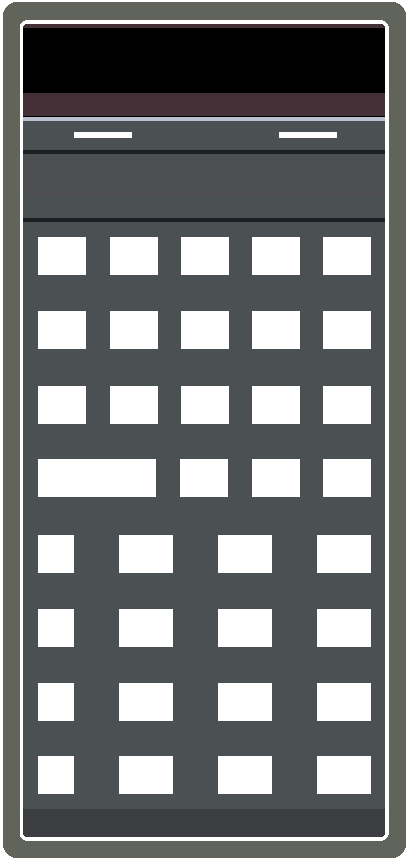
#> input picture Resource/Engine/HP-65/Assets/D/D01.png, 409 x 861 px, found by its file name
$ python build-d02-from-d01.py
#> lines starting #> are read from the running program, lines starting #| are printed output that depends on the picture; after the words box and inside, x2 and y2 are one past the last pixel; in counts of white or black regions, pixels touching at a corner belong together
#> in build, src is the input picture: shape (861, 409, 4); mean R, G, B, A 65.5, 67.9, 68.6, 205.5
"""Build D02.png from D01.png: equal white-frame radii + opaque gutter corner fill."""
from __future__ import annotations

import sys
from pathlib import Path

import numpy as np
from PIL import Image, ImageDraw

ASSETS = Path(r"D:\$Board\Works\Side.Codes\TeoCalc\Resource\Engine\HP-65\Assets")
D01 = ASSETS / "D01.png"
OUT = ASSETS / "D02.png"

W, H = 409, 861
FACE_X, FACE_W = 23, 362
FACE_X1 = FACE_X + FACE_W - 1
CONTENT_Y0, CONTENT_Y1 = 24, 836

FRAME_W = 3
FRAME_R = 6  # equal outer + inner white frame corner radius
FRAME_SCALE = 4  # supersample frame rings for smooth corner blends

CHASSIS = (97, 100, 90, 255)
WHITE = (255, 255, 255, 255)

OUTER = (0, 0, W - 1, H - 1)
GUTTER_OUTER = (FRAME_W, FRAME_W, W - 1 - FRAME_W, H - 1 - FRAME_W)
INNER_WHITE = (20, 20, 388, 840)
CONTENT = (FACE_X, CONTENT_Y0, FACE_X1, CONTENT_Y1)


def _scale_box(box: tuple[int, int, int, int], scale: int) -> tuple[int, int, int, int]:
    x0, y0, x1, y1 = box
    s = scale
    return x0 * s, y0 * s, x1 * s + (s - 1), y1 * s + (s - 1)


def _render_frame_layer(size: tuple[int, int]) -> Image.Image:
    """Anti-aliased chassis + white rings (supersampled, then downscaled)."""
    sw, sh = size[0] * FRAME_SCALE, size[1] * FRAME_SCALE
    hi_size = (sw, sh)
    r = FRAME_R * FRAME_SCALE
    w = FRAME_W * FRAME_SCALE

    def ring(outer: tuple[int, int, int, int], inner: tuple[int, int, int, int]) -> Image.Image:
        inner_r = max(1, r - w)
        mask = Image.new("L", hi_size, 0)
        draw = ImageDraw.Draw(mask)
        draw.rounded_rectangle(_scale_box(outer, FRAME_SCALE), radius=r, fill=255)
        draw.rounded_rectangle(_scale_box(inner, FRAME_SCALE), radius=inner_r, fill=0)
        return mask

    hi = Image.new("RGBA", hi_size, CHASSIS)
    _paste_color(hi, ring(GUTTER_OUTER, INNER_WHITE), CHASSIS)
    _paste_color(hi, ring(OUTER, GUTTER_OUTER), WHITE)
    _paste_color(hi, ring(INNER_WHITE, CONTENT), WHITE)
    return hi.resize(size, Image.Resampling.LANCZOS)


def _paste_color(base: Image.Image, mask: Image.Image, rgba: tuple[int, int, int, int]) -> None:
    layer = Image.new("RGBA", base.size, rgba)
    base.paste(layer, mask=mask)


def _key_well_mask(arr: np.ndarray) -> np.ndarray:
    """Transparent keypad holes to preserve through frame rebuild."""
    alpha = arr[:, :, 3] == 0
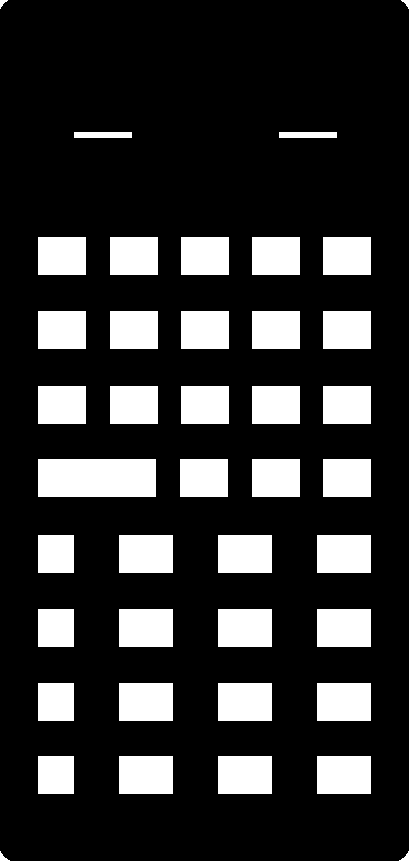
#> alpha: shape (861, 409) bool; 19.4% white; 41 white regions, largest, box (x1, y1, x2, y2) and area: (38, 459, 156, 497) 4484, (119, 535, 173, 573) 2052, (218, 535, 272, 573) 2052
    ys = np.arange(arr.shape[0])[:, None]
#> ys = 861 values from 0 to 860
    xs = np.arange(arr.shape[1])[None, :]
    in_keypad = (ys >= 222) & (xs >= FACE_X) & (xs <= FACE_X1)
    return alpha & in_keypad
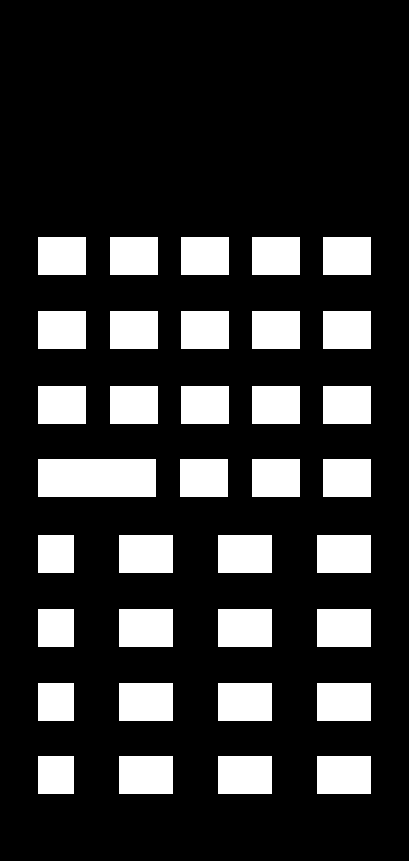
#> returned value: shape (861, 409) bool; 19.1% white; 35 white regions, largest, box (x1, y1, x2, y2) and area: (38, 459, 156, 497) 4484, (119, 535, 173, 573) 2052, (218, 535, 272, 573) 2052


def build(d01_path: Path = D01, out_path: Path = OUT) -> None:
    if not d01_path.exists():
        raise FileNotFoundError(d01_path)

    src = np.array(Image.open(d01_path).convert("RGBA"))
    keys = _key_well_mask(src)
    size = (W, H)

    # Faceplate interior (inside inner white hole) copied verbatim from D01.
    interior = Image.fromarray(src.copy(), "RGBA")
    canvas = _render_frame_layer(size)
#> in _render_frame_layer, `hi = Image.new("RGBA", hi_size, CHASSIS)`:
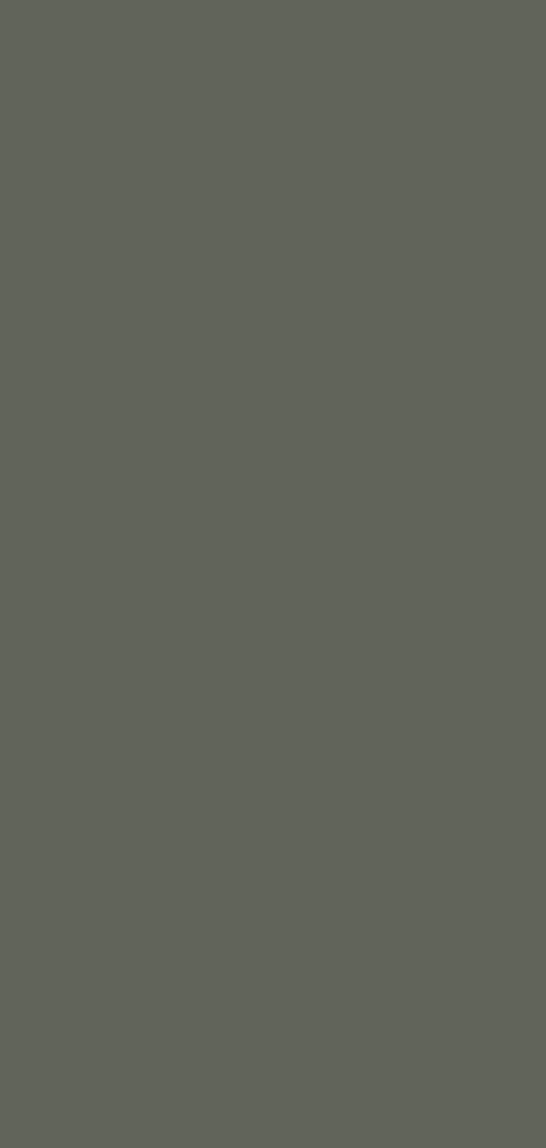
#> hi: PIL image 1636x3444 RGBA (shown at 1/3 size); mean R, G, B, A 97, 100, 90, 255
#> in ring, `mask = Image.new("L", hi_size, 0)`: mask: PIL image 1636x3444 L; every value is 0
#> call 2 of _paste_color, with rgba = (255, 255, 255, 255)
#> in _paste_color (call 2), `layer = Image.new("RGBA", base.size, rgba)`: layer: PIL image 1636x3444 RGBA; every value is 255
#> in _paste_color (call 2), `base.paste(layer, mask=mask)`:
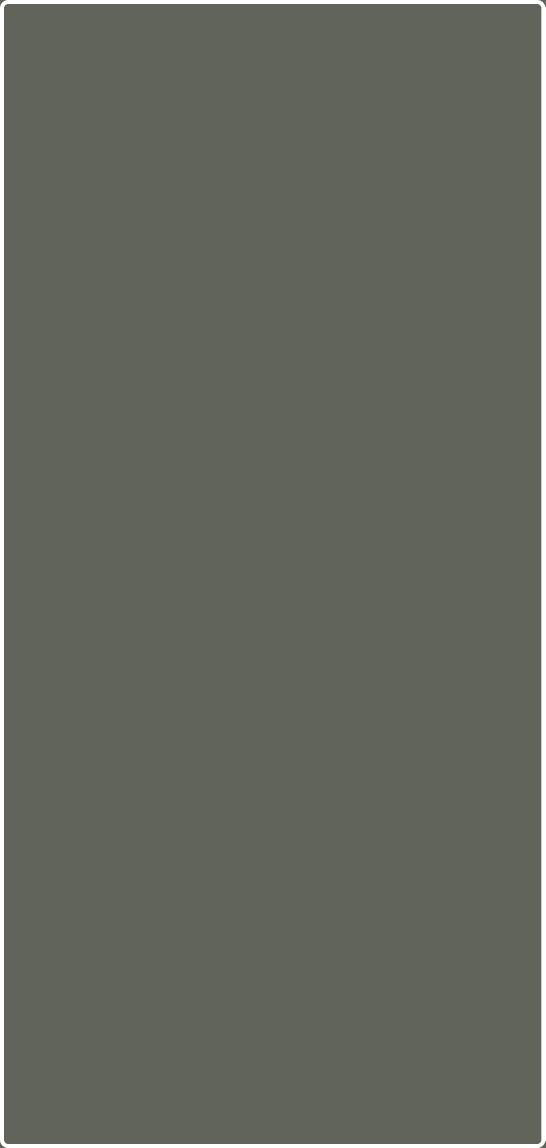
#> base: PIL image 1636x3444 RGBA (shown at 1/3 size); mean R, G, B, A 100.4, 103.3, 93.5, 255
#> call 3 of _paste_color, with rgba = (255, 255, 255, 255)
#> in _paste_color (call 3), `base.paste(layer, mask=mask)`:
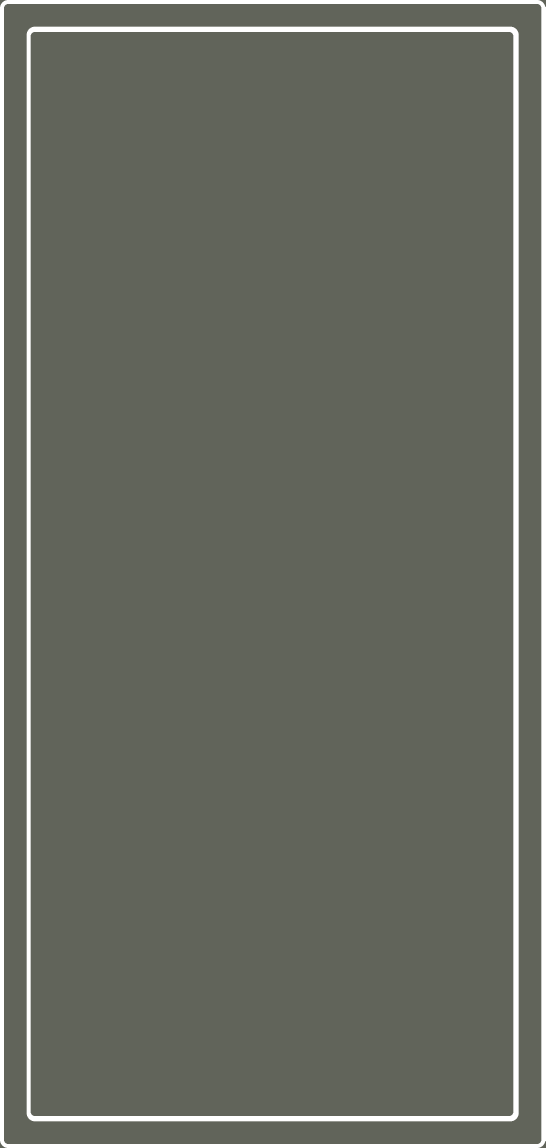
#> base: PIL image 1636x3444 RGBA (shown at 1/3 size); mean R, G, B, A 104.3, 107.1, 97.6, 255
#> in _render_frame_layer, `return hi.resize(size, Image.Resampling.LANCZOS)`:
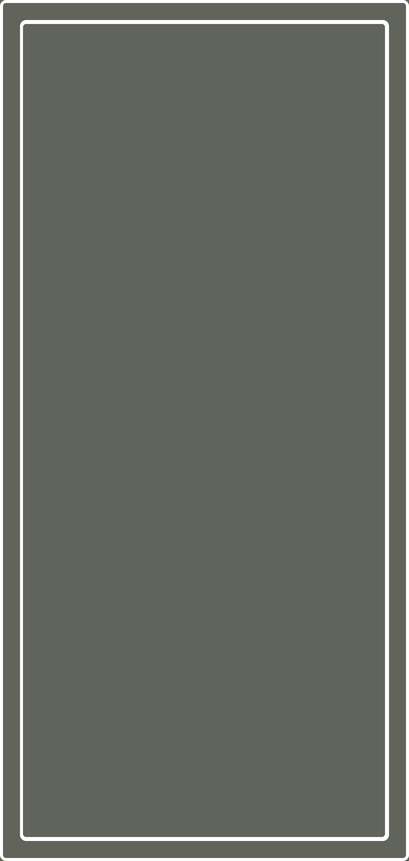
#> returned value: PIL image 409x861 RGBA; mean R, G, B, A 104.2, 107.1, 97.5, 255

    interior_mask = Image.new("L", size, 0)
#> interior_mask: PIL image 409x861 L; every value is 0
    draw = ImageDraw.Draw(interior_mask)
    inner_r = max(1, FRAME_R - FRAME_W)
    draw.rounded_rectangle(CONTENT, radius=inner_r, fill=255)

    canvas.paste(interior, mask=interior_mask)

    out_arr = np.array(canvas)
    out_arr[keys] = (0, 0, 0, 0)
    Image.fromarray(out_arr, "RGBA").save(out_path, optimize=True)

    key_px = int(keys.sum())
#> key_px = 67412
    partial = int(((out_arr[:, :, 3] > 0) & (out_arr[:, :, 3] < 255)).sum())
#> partial = 0
    print(f"Frame radius: {FRAME_R}px (equal outer + inner), AA scale {FRAME_SCALE}x")
    print(f"Key well pixels preserved: {key_px}, corner blend pixels: {partial}")
#| Key well pixels preserved: 67412, corner blend pixels: 0
#> (the run stopped early here; a loop or call above may not have finished)
